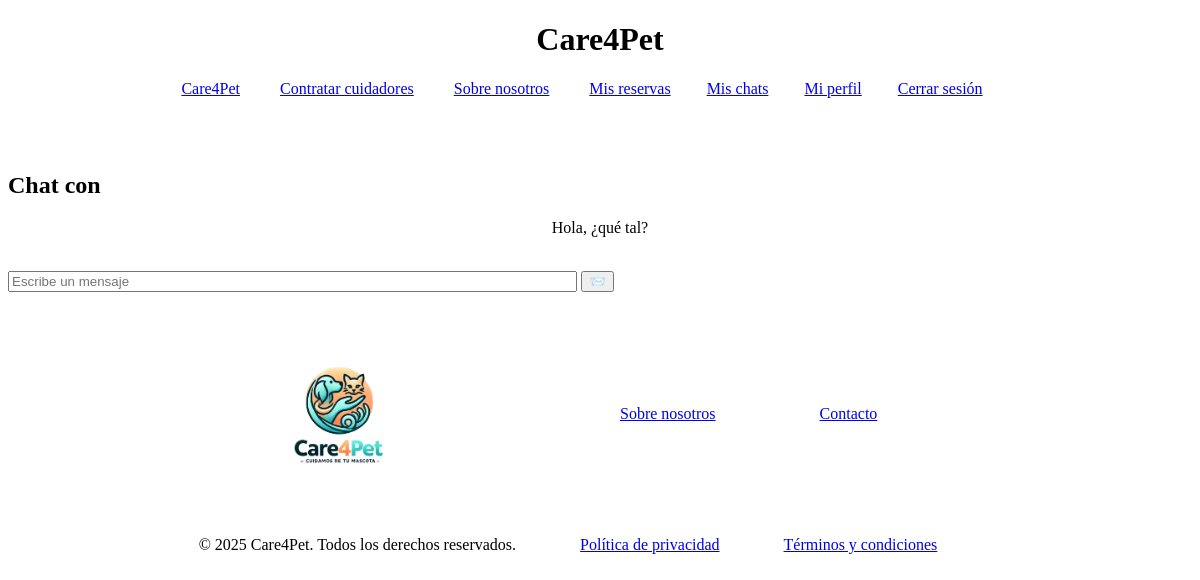
Before: /chat_particular.php?idOtroUsuario=1203472 (signed in) with the older database file.
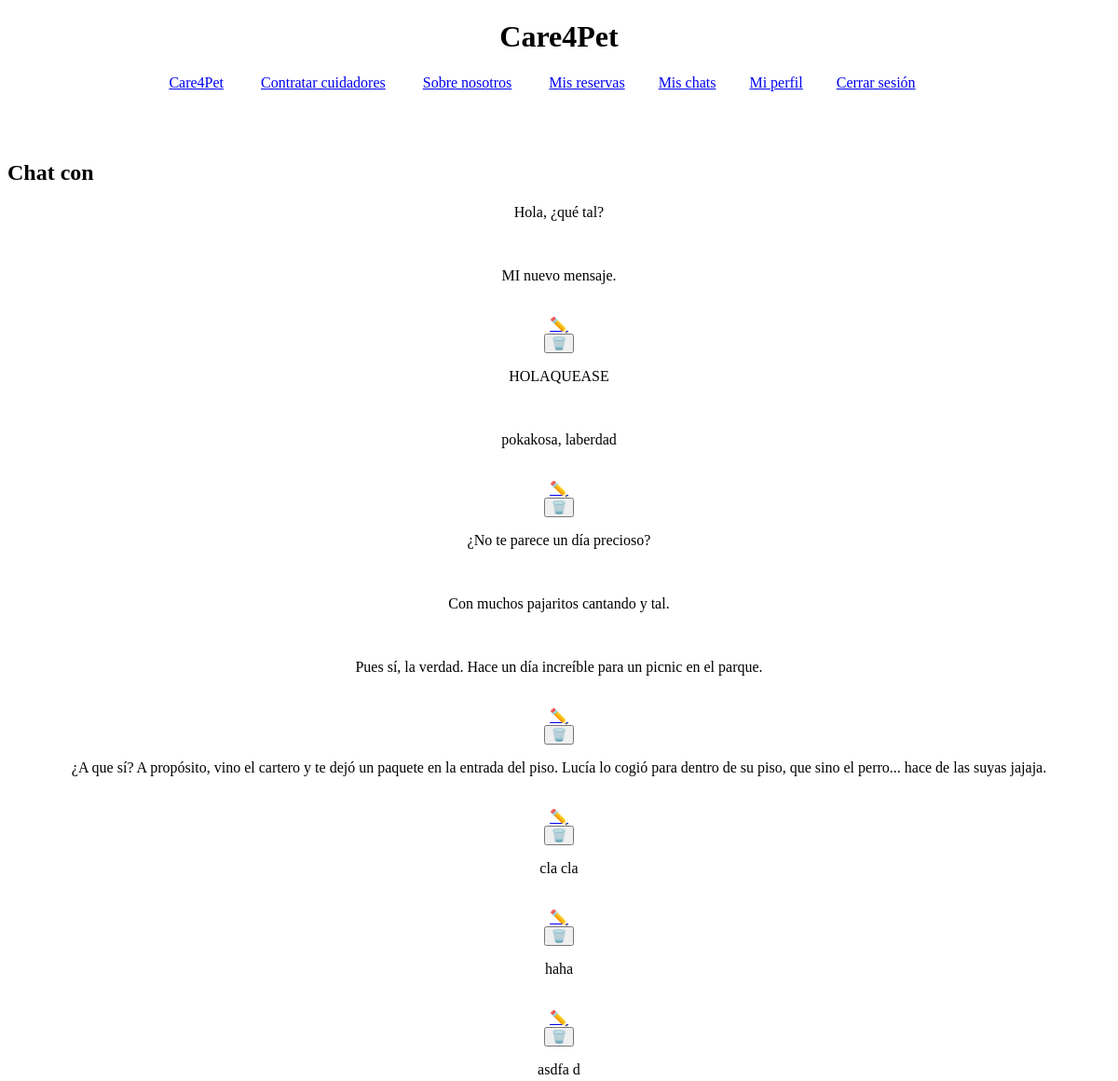
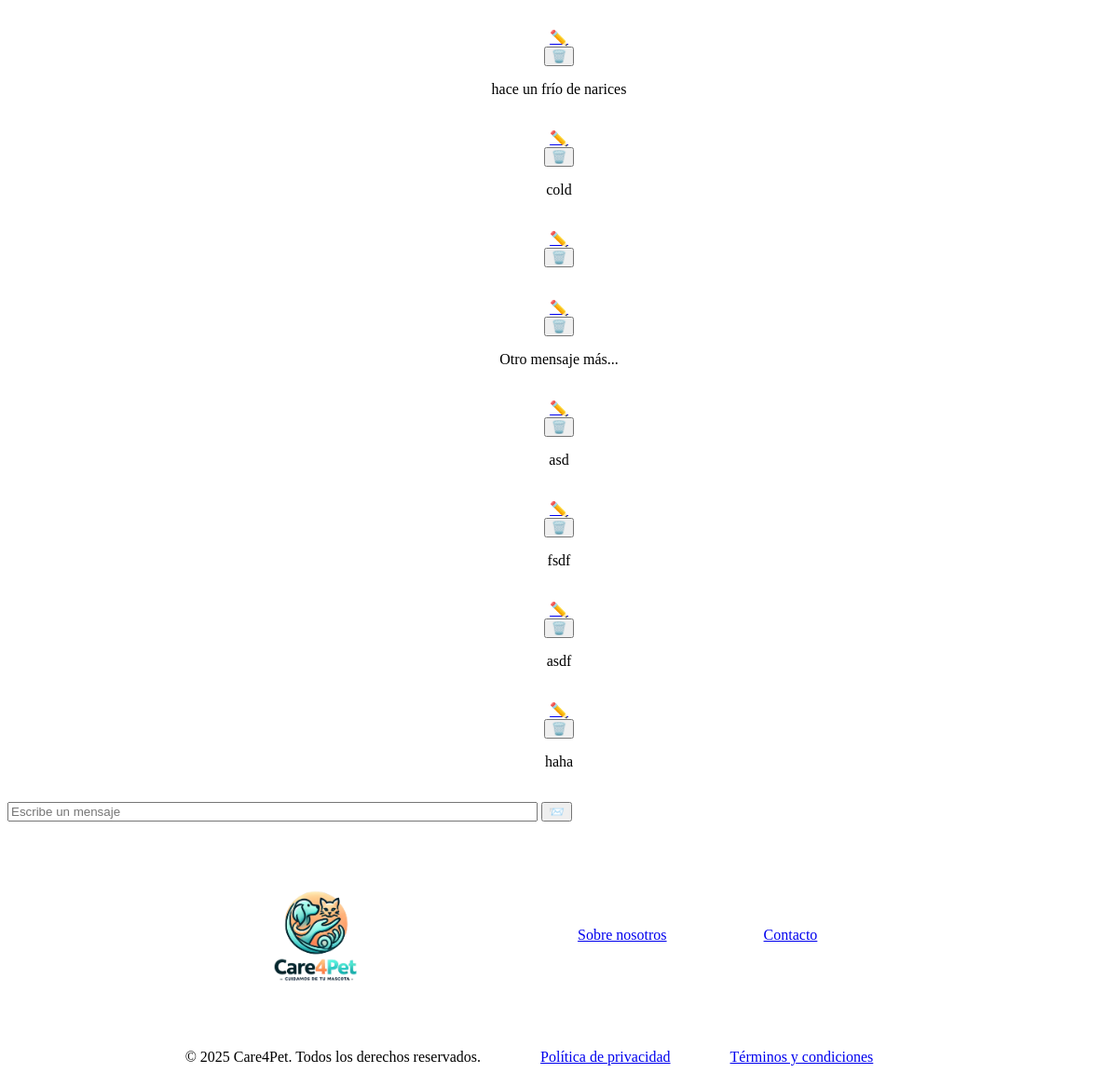
After: the same page with the newer database file (2 pictures, top to bottom).
### tables this page shows
CREATE TABLE `mensajes` (
  `idMensaje` bigint(20) UNSIGNED NOT NULL,
  `idUsuarioEmisor` bigint(20) UNSIGNED NOT NULL,
  `idUsuarioReceptor` bigint(20) UNSIGNED NOT NULL,
  `fecha` timestamp NOT NULL DEFAULT current_timestamp(),
  `mensaje` text NOT NULL
);

### includes/mysql/DatabaseConnection.php (called while the page is built, shortened)
<?php
    class DatabaseConnection {
        private static ?DatabaseConnection $instance = null;
        private ?mysqli $connection = null;
        private function __construct() {
            $this->connection = new mysqli(
                BD_HOST,
                BD_USER,
                BD_PASS,
                BD_NAME
            );
        }
        public static function getInstance() {
            if (self::$instance === null) {
                self::$instance = new DatabaseConnection();
            }
            return self::$instance;
        }
        public function getConnection() {
            return $this->connection;
        }
    }
?>

### includes/mysql/DAOs/DAOMensaje.php (called while the page is built, shortened)
<?php
    require_once dirname(__DIR__) . '/DatabaseConnection.php';
    require_once '/xampp/htdocs/Care4Pet/Entrega3/includes/clases/Mensaje_t.php';
    class DAOMensaje {
        private static $DAOMensajeInstance = null;
        private $con;
        private function __construct() {
            $this->con = (DatabaseConnection::getInstance())->getConnection();
        }
        public static function getInstance() {
            if (null === self::$DAOMensajeInstance) {
                self::$DAOMensajeInstance = new DAOMensaje();
            }
            return self::$DAOMensajeInstance;
        }
        public function leerMensajesConversacion($idPrimerUsuario, $idSegundoUsuario) {
            $sentencia_sql = "SELECT * FROM mensajes
                WHERE
                    (idUsuarioEmisor = '$idPrimerUsuario' AND idUsuarioReceptor = '$idSegundoUsuario') OR
                    (idUsuarioEmisor = '$idSegundoUsuario' AND idUsuarioReceptor = '$idPrimerUsuario')
                ORDER BY fecha ASC";
            $consulta_resultado = $this->con->query($sentencia_sql);
            $mensajes = [];
            if ($consulta_resultado->num_rows > 0) {
                while ($valoresMensajeActual = $consulta_resultado->fetch_assoc()) {
                    $idMensaje = $valoresMensajeActual["idMensaje"];
                    $idUsuarioEmisor = $valoresMensajeActual["idUsuarioEmisor"];
                    $idUsuarioReceptor = $valoresMensajeActual["idUsuarioReceptor"];
                    $fecha = $valoresMensajeActual["fecha"];
                    $mensaje = $valoresMensajeActual["mensaje"];
                    $mensaje = new tMensaje(
                        $idUsuarioEmisor, $idUsuarioReceptor, $fecha, $mensaje, $idMensaje
                    );
                    $mensajes[] = $mensaje;
                }
            }
            return $mensajes;
        }
    }
?>

### includes/clases/Mensaje_t.php (called while the page is built, shortened)
<?php
    class tMensaje {
        public $id, $idMensaje, $idUsuarioEmisor, $idUsuarioReceptor, $fecha, $mensaje;
        public function __construct($idUsuarioEmisor, $idUsuarioReceptor, $fecha, $mensaje, $id = NULL) {
            if ($id == NULL) $this->id = rand();
            else $this->id = $id;
            $this->idUsuarioEmisor = $idUsuarioEmisor;
            $this->mensaje = $mensaje;
        }
        public function getId() { return $this->id; }
        public function getIdUsuarioEmisor() { return $this->idUsuarioEmisor; }
        public function getMensaje() { return $this->mensaje; }
    }
?>

### includes/vistas/helpers/utils.php (the view)
<?php
    require_once __DIR__ . '/../../FormularioBorrarMensaje.php';
    function cargarMensajes($idOtroUsuario, $nombreOtroUsuario) {
        $contenidoSeccionMensajes = '<div style="text-align:center">
            <div class="scroller-mensajes" id="scroller-mensajes">';
        $mensajesConversacion = (DAOMensaje::getInstance())->
        leerMensajesConversacion($_SESSION['id'], $idOtroUsuario);
        foreach($mensajesConversacion as $mensaje) {
            if ($mensaje->getIdUsuarioEmisor() == $_SESSION['id']) {
                $contenidoSeccionMensajes .=
                    '<div class="mensaje-propio">';
                $contenidoSeccionMensajes .= '<a href="editar_mensaje.php?idOtroUsuario=' . $idOtroUsuario .
                '&nombreOtroUsuario=' . $nombreOtroUsuario .
                '&idMensaje=' . $mensaje->getId() .
                '&textoMensajeOriginal=' . $mensaje->getMensaje() .
                '" title="Editar Mensaje">✏️</a>';
                $formularioBorrarMensaje = new FormularioBorrarMensaje(
                    $idOtroUsuario,
                    $nombreOtroUsuario,
                    $mensaje->getId()
                );
                $contenidoSeccionMensajes .= $htmlFormularioMensaje = $formularioBorrarMensaje->gestiona();
                $contenidoSeccionMensajes .=
                        '<p>' . $mensaje->getMensaje() . '</p>
                    </div><br>';
            }
            else {
                $contenidoSeccionMensajes .=
                    '<div class="mensaje-otro-usuario">
                        <p>' . $mensaje->getMensaje() . '</p>
                    </div><br>';
            }
        }
        $contenidoSeccionMensajes .= '</div></div>';
        $contenidoSeccionMensajes .= '
            <script>
                window.onload = function() {
                    var scroller = document.getElementById(\'scroller-mensajes\');
                    scroller.scrollTop = scroller.scrollHeight;
                };
            </script>';
        return $contenidoSeccionMensajes;
    }
?>

### includes/FormularioBorrarMensaje.php (shortened to what the changed rows need)
<?php
    require_once __DIR__ . '/mysql/DatabaseConnection.php';
    require_once __DIR__ . '/Formulario.php';
    class FormularioBorrarMensaje extends Formulario {
        private $idOtroUsuario, $nombreOtroUsuario, $idMensaje;
        public function __construct($idOtroUsuario, $nombreOtroUsuario, $idMensaje) {
            $this->idOtroUsuario = $idOtroUsuario;
            $this->nombreOtroUsuario = $nombreOtroUsuario;
        }
        protected function generaCamposFormulario(&$datos) {
            $htmlErroresGlobales = self::generaListaErroresGlobales($this->errores);
            return <<<EOS
                $htmlErroresGlobales
                    <div>
                        <button type="submit" name="borrarMensaje" title="Borrar Mensaje">🗑️</button>
                        <input type="hidden" name="idOtroUsuario" value="$this->idOtroUsuario">
                        <input type="hidden" name="nombreOtroUsuario" value="$this->nombreOtroUsuario">
                    </div>
            EOS;
        }
    }
?>

Changed rows visible on the page:
added mensajes: mensaje "MI nuevo mensaje."
added mensajes: mensaje "HOLAQUEASE"
added mensajes: mensaje "pokakosa, laberdad"
added mensajes: mensaje "¿No te parece un día precioso?"
added mensajes: mensaje "Con muchos pajaritos cantando y tal."
added mensajes: mensaje "Pues sí, la verdad. Hace un día increíble para un picnic en el parque."
added mensajes: mensaje "¿A que sí? A propósito, vino el cartero y te dejó un paquete en la entrada del piso. Lucía lo cogió para dentro de su piso, que sino el perro... hace de las suyas jajaja."
added mensajes: mensaje "cla cla"
added mensajes: mensaje "haha"
added mensajes: mensaje "asdfa d"
added mensajes: mensaje "hace un frío de narices"
added mensajes: mensaje "cold"
added mensajes: mensaje "Otro mensaje más..."
added mensajes: mensaje "asd"
added mensajes: mensaje "fsdf"
added mensajes: mensaje "asdf"
added mensajes: mensaje "haha"
